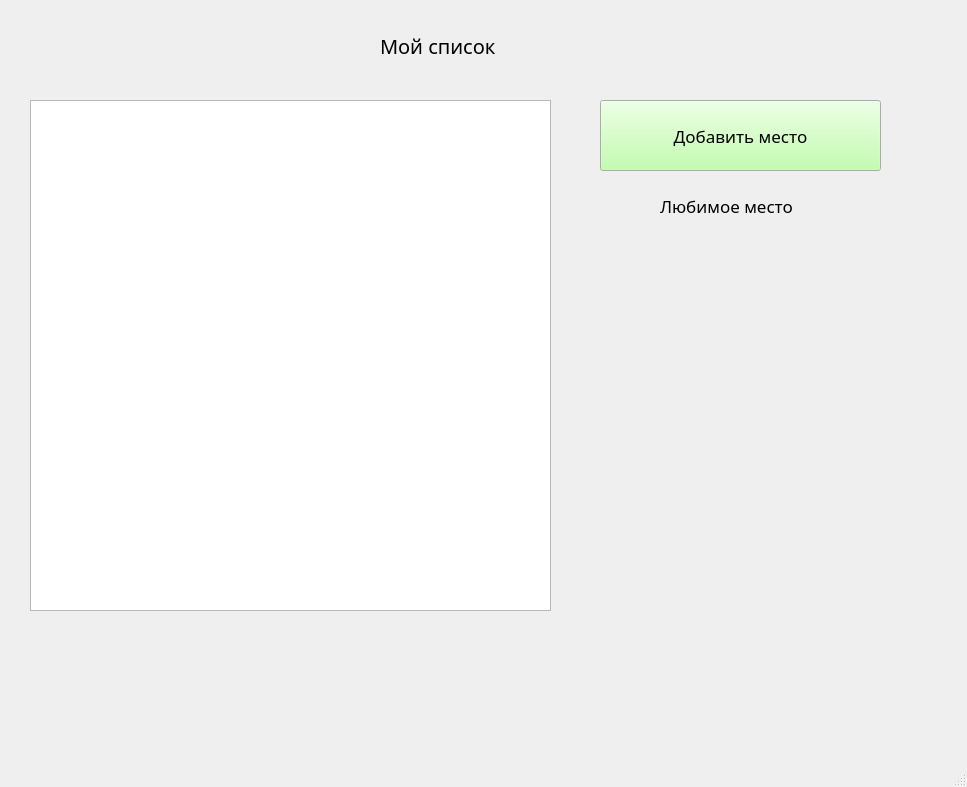
<?xml version="1.0" encoding="UTF-8"?>
<ui version="4.0">
 <class>MainWindow</class>
 <widget class="QMainWindow" name="MainWindow">
  <property name="geometry">
   <rect>
    <x>0</x>
    <y>0</y>
    <width>967</width>
    <height>787</height>
   </rect>
  </property>
  <property name="palette">
   <palette>
    <active>
     <colorrole role="WindowText">
      <brush brushstyle="SolidPattern">
       <color alpha="255">
        <red>0</red>
        <green>0</green>
        <blue>0</blue>
       </color>
      </brush>
     </colorrole>
     <colorrole role="Button">
      <brush brushstyle="SolidPattern">
       <color alpha="255">
        <red>177</red>
        <green>255</green>
        <blue>153</blue>
       </color>
      </brush>
     </colorrole>
    </active>
    <inactive>
     <colorrole role="WindowText">
      <brush brushstyle="SolidPattern">
       <color alpha="255">
        <red>0</red>
        <green>0</green>
        <blue>0</blue>
       </color>
      </brush>
     </colorrole>
     <colorrole role="Button">
      <brush brushstyle="SolidPattern">
       <color alpha="255">
        <red>177</red>
        <green>255</green>
        <blue>153</blue>
       </color>
      </brush>
     </colorrole>
    </inactive>
    <disabled>
     <colorrole role="WindowText">
      <brush brushstyle="SolidPattern">
       <color alpha="255">
        <red>120</red>
        <green>120</green>
        <blue>120</blue>
       </color>
      </brush>
     </colorrole>
     <colorrole role="Button">
      <brush brushstyle="SolidPattern">
       <color alpha="255">
        <red>177</red>
        <green>255</green>
        <blue>153</blue>
       </color>
      </brush>
     </colorrole>
    </disabled>
   </palette>
  </property>
  <property name="font">
   <font>
    <family>Microsoft JhengHei UI Light</family>
    <pointsize>15</pointsize>
    <weight>50</weight>
    <bold>false</bold>
   </font>
  </property>
  <property name="windowTitle">
   <string>MainWindow</string>
  </property>
  <widget class="QWidget" name="centralwidget">
   <widget class="QLabel" name="label">
    <property name="geometry">
     <rect>
      <x>380</x>
      <y>30</y>
      <width>141</width>
      <height>31</height>
     </rect>
    </property>
    <property name="text">
     <string>Мой список</string>
    </property>
   </widget>
   <widget class="QPushButton" name="pushButton">
    <property name="geometry">
     <rect>
      <x>600</x>
      <y>100</y>
      <width>281</width>
      <height>71</height>
     </rect>
    </property>
    <property name="palette">
     <palette>
      <active>
       <colorrole role="WindowText">
        <brush brushstyle="SolidPattern">
         <color alpha="255">
          <red>0</red>
          <green>0</green>
          <blue>0</blue>
         </color>
        </brush>
       </colorrole>
      </active>
      <inactive>
       <colorrole role="WindowText">
        <brush brushstyle="SolidPattern">
         <color alpha="255">
          <red>0</red>
          <green>0</green>
          <blue>0</blue>
         </color>
        </brush>
       </colorrole>
      </inactive>
      <disabled>
       <colorrole role="WindowText">
        <brush brushstyle="SolidPattern">
         <color alpha="255">
          <red>120</red>
          <green>120</green>
          <blue>120</blue>
         </color>
        </brush>
       </colorrole>
      </disabled>
     </palette>
    </property>
    <property name="font">
     <font>
      <pointsize>13</pointsize>
      <weight>50</weight>
      <italic>false</italic>
      <bold>false</bold>
      <underline>false</underline>
      <strikeout>false</strikeout>
      <kerning>false</kerning>
     </font>
    </property>
    <property name="text">
     <string>Добавить место</string>
    </property>
   </widget>
   <widget class="QLabel" name="label_2">
    <property name="geometry">
     <rect>
      <x>580</x>
      <y>240</y>
      <width>351</width>
      <height>371</height>
     </rect>
    </property>
    <property name="text">
     <string/>
    </property>
   </widget>
   <widget class="QLabel" name="label_3">
    <property name="geometry">
     <rect>
      <x>660</x>
      <y>190</y>
      <width>211</width>
      <height>31</height>
     </rect>
    </property>
    <property name="font">
     <font>
      <pointsize>13</pointsize>
     </font>
    </property>
    <property name="text">
     <string>Любимое место</string>
    </property>
   </widget>
   <widget class="QTableWidget" name="tableWidget">
    <property name="geometry">
     <rect>
      <x>30</x>
      <y>100</y>
      <width>521</width>
      <height>511</height>
     </rect>
    </property>
   </widget>
  </widget>
  <widget class="QMenuBar" name="menubar">
   <property name="geometry">
    <rect>
     <x>0</x>
     <y>0</y>
     <width>967</width>
     <height>26</height>
    </rect>
   </property>
  </widget>
  <widget class="QStatusBar" name="statusbar"/>
 </widget>
 <resources/>
 <connections/>
</ui>
